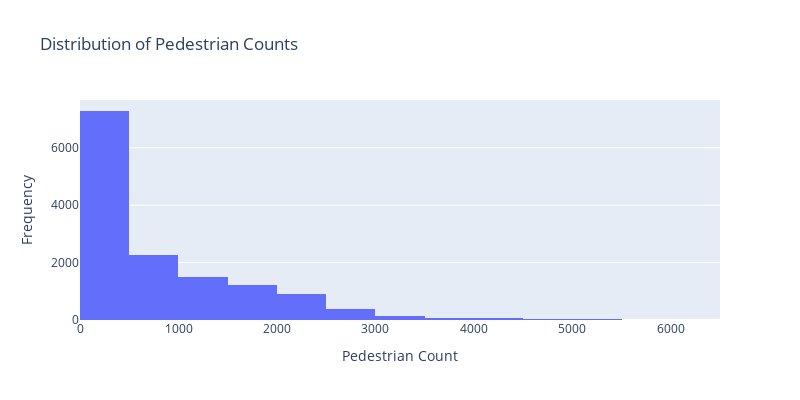

Write notebook code for a chart like this one.
### Markdown cell above
Diagram indicates a negative offset (left offset)

### Code cell
fig = px.histogram(data_pre, x='series', nbins=30, title='Distribution of Pedestrian Counts',
                   labels={'series': 'Pedestrian Count', 'count': 'Frequency'})
fig.update_layout(xaxis_title='Pedestrian Count', yaxis_title='Frequency', width=800, height=400)
fig.show()

### Figure 1 — Plotly figure (JSON) as saved in the notebook; plotly's stock layout.template omitted (floating-point values rounded to 4 significant figures; data arrays with more than 128 entries replaced by an {"elided": "..."} marker saying what was removed)
{"data": [{"alignmentgroup": "True", "bingroup": "x", "hovertemplate": "Pedestrian Count=%{x}<br>count=%{y}<extra></extra>", "legendgroup": "", "marker": {"color": "#636efa", "pattern": {"shape": ""}}, "name": "", "nbinsx": 30, "offsetgroup": "", "orientation": "v", "showlegend": false, "type": "histogram", "x": {"elided": "13897 int values"}, "xaxis": "x", "yaxis": "y"}], "layout": {"barmode": "relative", "height": 400, "legend": {"tracegroupgap": 0}, "title": {"text": "Distribution of Pedestrian Counts"}, "width": 800, "xaxis": {"anchor": "y", "domain": [0, 1], "title": {"text": "Pedestrian Count"}}, "yaxis": {"anchor": "x", "domain": [0, 1], "title": {"text": "Frequency"}}}}
